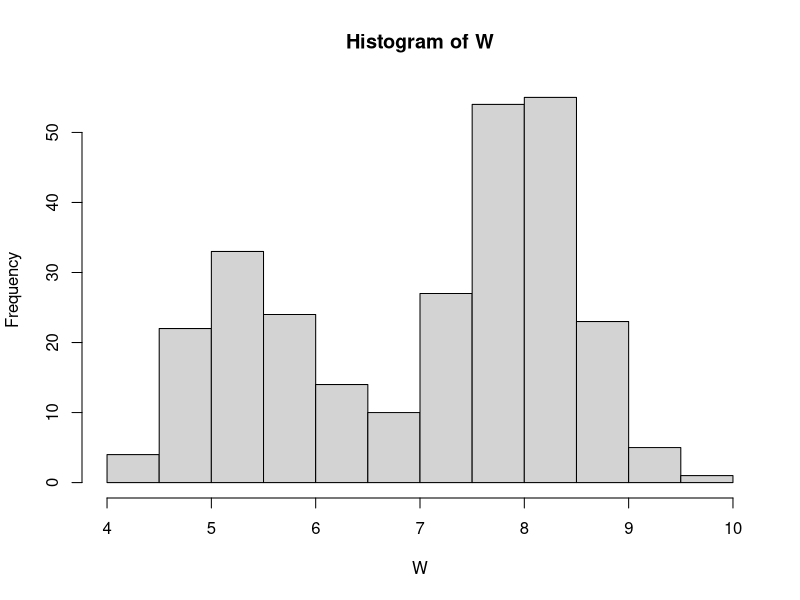
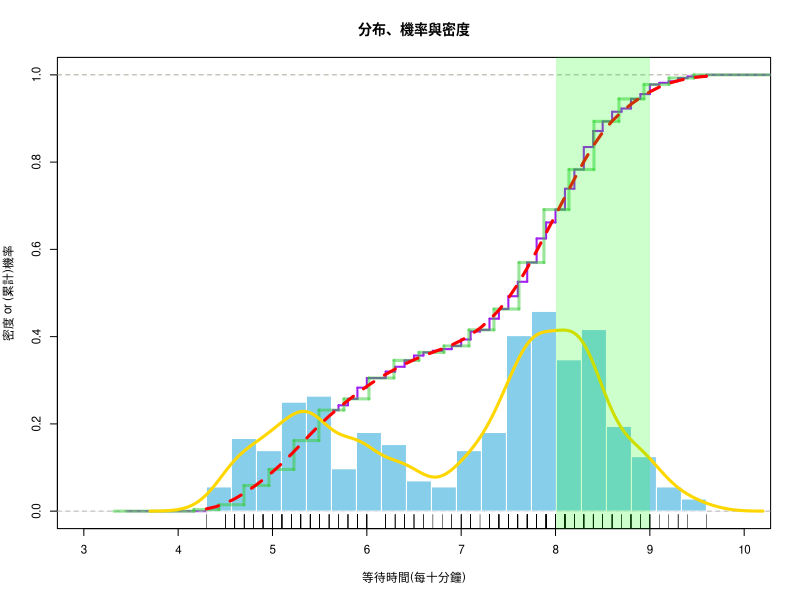
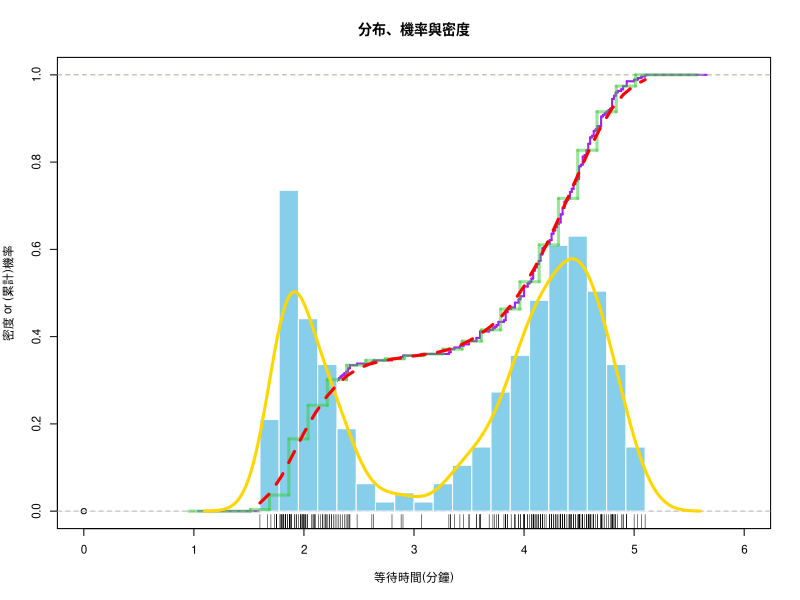

Reproduce these figures in R, in order.
## ---- chunk 1
knitr::opts_chunk$set(echo = TRUE)
## ---- chunk 2
head(faithful)
faithful$newwaiting <- (faithful$waiting)/10
W = faithful$newwaiting  # copy to a short name

summary(W)
hist(W)
## ---- chunk 3
#1. 因為隨機試驗多且複雜，可以用隨機變數進行數學分析
#2. 計算其分配，求期望值、變異數等，可進行迴歸分析或是其他分析
#3. 直方圖可以計算其面積來估計機率，數值標記則無法估計機率
#4. 直方圖可以將複雜的事情簡化，觀察其分布狀況，以面積估計機率，所以是一種模型；數值標記無法估計機率，只能了解哪個時間點發生過，故不算是一種模型
#5. 平滑模型為連續型分布，將噴發時間點連成平滑曲線，量化誤差較小，故適合用來表示噴發時間的分布
#6. 我們定義「準」為預測時間，故直方圖會比較準，因為可以當模型看出其趨勢及機率，數值標記表示一個時間點，無法看出其機率分布
## ---- chunk 4
#1. 16欄，平滑模型約接近平滑，且較無出現過高的情形
#2. 0.6，配上欄數16最平滑，使估計累計機率函數貼近真實累計機率函數
#3. 調高欄寬或頻寬(即欄數減少)，都會讓模型越簡單，反之則複雜
#4. 模型越複雜與實際資料誤差會越小，但會失去一般性，反而不能估計訓練資料以外的對象
#5. 不對，越複雜的模型越容易產生"過度適配"的問題
## ---- chunk 5
# Frame
par(cex=0.7) #調整字體大小
plot(0,0,xlim=c(3,10),ylim=c(0,1),xlab="等待時間(每十分鐘)", 
     ylab="密度 or (累計)機率", main="分布、機率與密度")
abline(h=1, col='orange', lwd=0.25, lty=2) # 機率最大為1

# Empirical PDF
rug(W)
# Empirical CDF
plot(ecdf(W), cex=0, verticals=T, lwd=2, col='purple', add=T) 
#最初始會直接把ecdf(W)畫在圖上
#add=T 代表不重畫，疊在圖上

# Histogram PDF
Bins = 20                            # no. bins 要多少欄位
bx = seq(min(W), max(W), length=Bins+1) # break sequence 均勻切成20份
hist(W, col="skyblue", border="white", 
     freq=F, breaks=bx, add=T)
abline(h=0, col='lightgray', lwd=0.25)

# Histogram CDF
adj = (bx[2] - bx[1])/2
steps = stepfun(bx-adj, c(0, sapply(bx, function(b) mean(W <= b))))
plot(steps, cex=0, col='#33CC337F', lwd=3, lty=1, add=T)

# Smooth PDF
Adjust = 0.5    # bandwidth adjustment
DEN = density(W, adjust = Adjust)  #1. 將變數向量轉為平滑線
lines(DEN, col='gold', lwd=3)

# Smooth CDF
PDF = approxfun(DEN$x, DEN$y, yleft=0, yright=0)
x = seq(min(W),max(W),0.1)
y = sapply(x, function(i) integrate(PDF, -Inf, i)$value)
lines(x, y, col='red', lwd=3, lty=2) 

# Mark Range
x1 = 8; x2 = 9
rect(x1,-0.1,x2,1.2,col= rgb(0,1,0,alpha=0.2),border=NA)
# x = seq(x1, x2, length=100)
# polygon(c(x, x2, x1),  c(PDF(x), 0, 0), col="#FF99003F", border=NA)
# Calculate Probability
(integrate(PDF, x1, x2)$value)
#3. 對機率密度函數(PDF)做積分，算出機率(PROB)
## ---- chunk 6
#4. Adjust=1的情況下機率為 0.269
#5. Adjust=0.5的情況下機率為0.283
#6. 不一定，能夠預測的模型才是好模型，而不是越貼近樣本
## ---- chunk 7
head(faithful)

E=faithful$eruptions

# Frame
par(cex=0.7) #調整字體大小
plot(0,0,xlim=c(0,6),ylim=c(0,1),xlab="等待時間(分鐘)", 
     ylab="密度 or (累計)機率", main="分布、機率與密度")
abline(h=1, col='orange', lwd=0.25, lty=2)

# Empirical PDF
rug(E)
# Empirical CDF
#最初始會直接ecdf(D)
plot(ecdf(E), cex=0, verticals=T, lwd=2, col='purple', add=T) 
#add決定要不要重畫，T就直接疊在圖上

# Histogram PDF
Bins = 20                            # no. bins 要多少欄位
bx = seq(min(E), max(E), length=Bins+1) # break sequence 均勻切成20份
hist(E, col="skyblue", border="white", 
     freq=F, breaks=bx, add=T)
abline(h=0, col='lightgray', lwd=0.25)

# Histogram CDF
adj = (bx[2] - bx[1])/2
steps = stepfun(bx-adj, c(0, sapply(bx, function(b) mean(E <= b))))
plot(steps, cex=0, col='#33CC337F', lwd=3, lty=1, add=T)

# Smooth PDF
Adjust = 0.5    # bandwidth adjustment
DEN = density(E, adjust = Adjust)  #將變數向量轉為平滑線
lines(DEN, col='gold', lwd=3)

# Smooth CDF
PDF = approxfun(DEN$x, DEN$y, yleft=0, yright=0)
x = seq(min(E),max(E),0.1)
y = sapply(x, function(i) integrate(PDF, -Inf, i)$value)
lines(x, y, col='red', lwd=3, lty=2) 

# Every Range probability
i1=seq(1,5,by=0.1)
i2=seq(2,6,by=0.1)
p1=data.frame(i1,i2)
for(i in 1:41){
  p1[i,3]=integrate(PDF,i1[i],i2[i])$value
}
## ---- chunk 8
#1. 要參加
#2. 3.9~4.9之區間
#3. 平均獲利17.7元
p1[which(p1$V3==max(p1$V3)),]
100*0.477-30
## ---- chunk 9
i3=seq(1,6-1/6,by=0.1)
i4=seq(1+1/6,6,by=0.1)
p2=data.frame(i3,i4)
for(i in 1:49){
  p2[i,3]=integrate(PDF,i3[i],i4[i])$value
}
head(p2[order(p2$V3,decreasing = T),],6)

#下注在 4.3~4.467、4.4~4.567、4.2~4.367、4.1~4.267、1.8~1.967
## ---- chunk 10
Adjust=0.5
DEN=density(E,adjust=Adjust)
PDF=approxfun(DEN$x,DEN$y,yleft=0,yright=0)
seq.time=seq(0,6,1/6)

ans=sapply(seq.time,function(x){
  pro=integrate(PDF,x,(x+1/6))$value
  -5*(1-pro)+95*pro})

tail(sort(ans))
sum(tail(sort(ans)))-1.967636-2.653571

#賭金5元，平均獲利為4.577元
#賭金10元，平均獲利為8.515元
#賭金15元，平均獲利為12.447元
#賭金20元，平均獲利為15.673元
#賭金25元，平均獲利為18.327元
#賭金30元，平均獲利為20.294元
